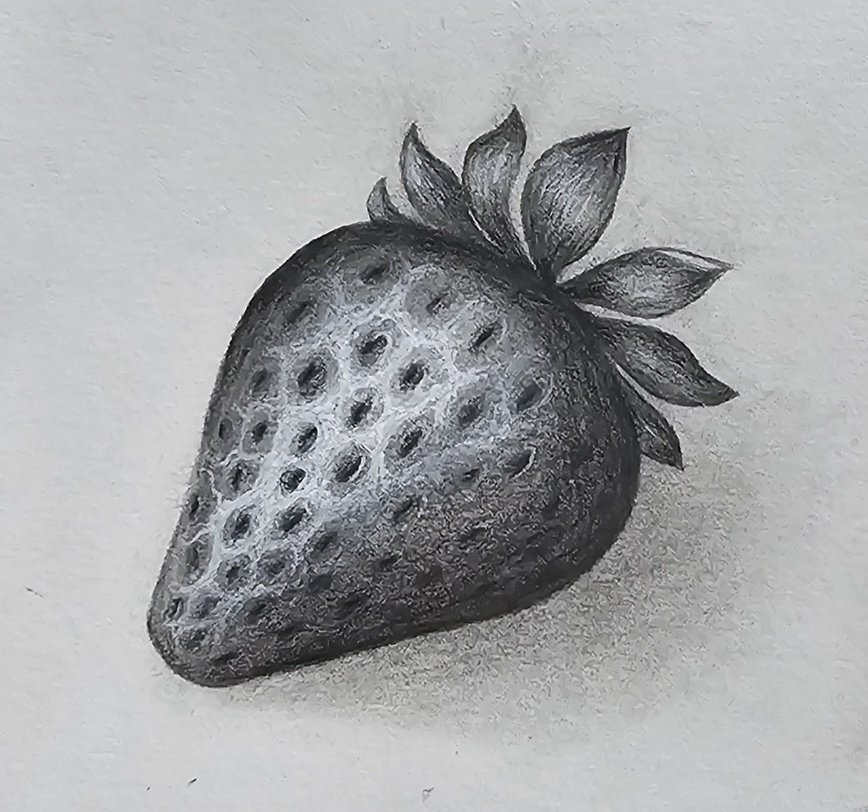
#> input picture atividade/atividade-1/input/morango.jpg, 868 x 812 px, shrunk from 1379 x 1290 before the run, found by its file name
$ jupyter execute atividade-1-quantizacao.ipynb
#> lines starting #> are read from the running program, lines starting #| are printed output that depends on the picture; after the words box and inside, x2 and y2 are one past the last pixel; in counts of white or black regions, pixels touching at a corner belong together
[cell 1]
import os
import requests
import numpy as np
import matplotlib.pyplot as plt

from io import BytesIO
from PIL import Image

[cell 2]
# URL da imagem armazenada na pasta input do repositório
url_imagem = (
    "https://raw.githubusercontent.com/"
    "lianeheidemann/atividades-processamento-de-imagens/"
    "main/atividade/atividade-1/input/morango.jpg"
)

# Baixar a imagem do GitHub
resposta = requests.get(url_imagem)
resposta.raise_for_status()

# Abrir a imagem e converter para tons de cinza
img = np.array(
    Image.open(BytesIO(resposta.content)).convert("L")
)

# Criar uma pasta para salvar os resultados no Colab
pasta_saida = "/content/output"
os.makedirs(pasta_saida, exist_ok=True)

print("Imagem carregada corretamente.")

[cell 3]
#Função de quantização

def quantizar(im, bits):
    niveis = 2 ** bits
    passo = 256 / niveis

    # Quantizar as intensidades
    q = np.floor(im / passo) * passo

    # Reescalar para o intervalo de 0 a 255
    q = q * (255 / (256 - passo))

    return q.astype(np.uint8)

[cell 4]
# Montar a figura

bits_list = [1, 2, 4, 8]

fig, axes = plt.subplots(1, 5, figsize=(20, 5))

axes[0].imshow(img, cmap="gray", vmin=0, vmax=255)
axes[0].set_title("Original (cinza)")
axes[0].axis("off")

for ax, bits in zip(axes[1:], bits_list):
    imagem_quantizada = quantizar(img, bits)

    ax.imshow(
        imagem_quantizada,
        cmap="gray",
        vmin=0,
        vmax=255
    )

    ax.set_title(
        f'{bits} bit{"s" if bits > 1 else ""} '
        f'({2 ** bits} níveis)'
    )
    ax.axis("off")
#> this loop made 4 passes
#> pass 1, in quantizar, `q = np.floor(im / passo) * passo`:
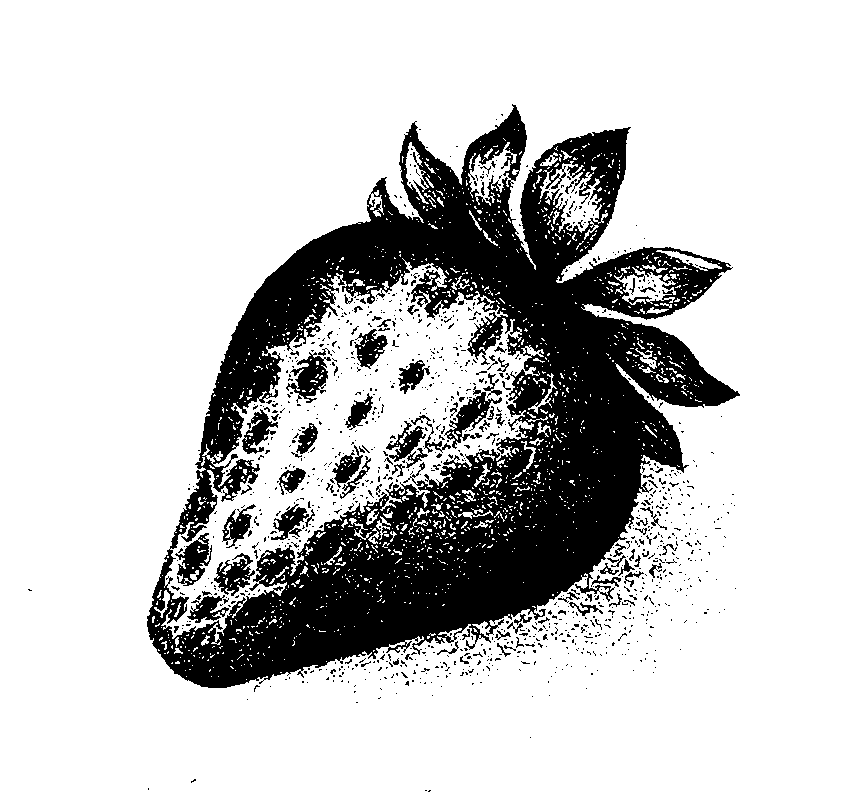
#> q: shape (812, 868) float64; values 0 (black) and 128 (white), 79.1% white; 1115 black regions (1025 under 20 px), largest, box (x1, y1, x2, y2) and area: (147, 104, 740, 688) 129820, (286, 352, 331, 403) 1028, (444, 386, 502, 449) 1008
#> pass 2, in quantizar (call 2), `q = np.floor(im / passo) * passo`:
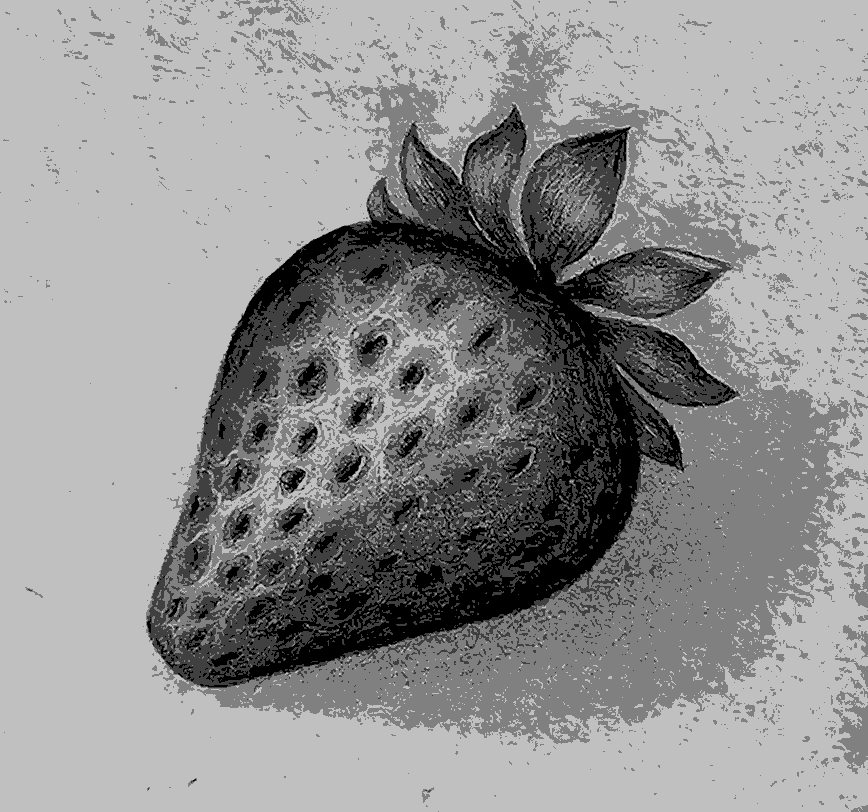
#> q: shape (812, 868) float64; min 0, max 192, mean 144.9

plt.tight_layout()

# Salvar a figura no ambiente do Colab
fig.savefig(
    os.path.join(pasta_saida, "quantizacao.png"),
    dpi=150,
    bbox_inches="tight"
)
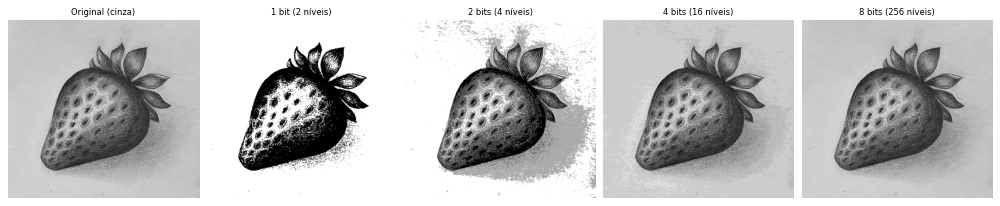
#> figure drawn by matplotlib, 5 panels

plt.show()

$ run again, with atividade/atividade-1/input/olho.jpg copied over atividade/atividade-1/input/morango.jpg
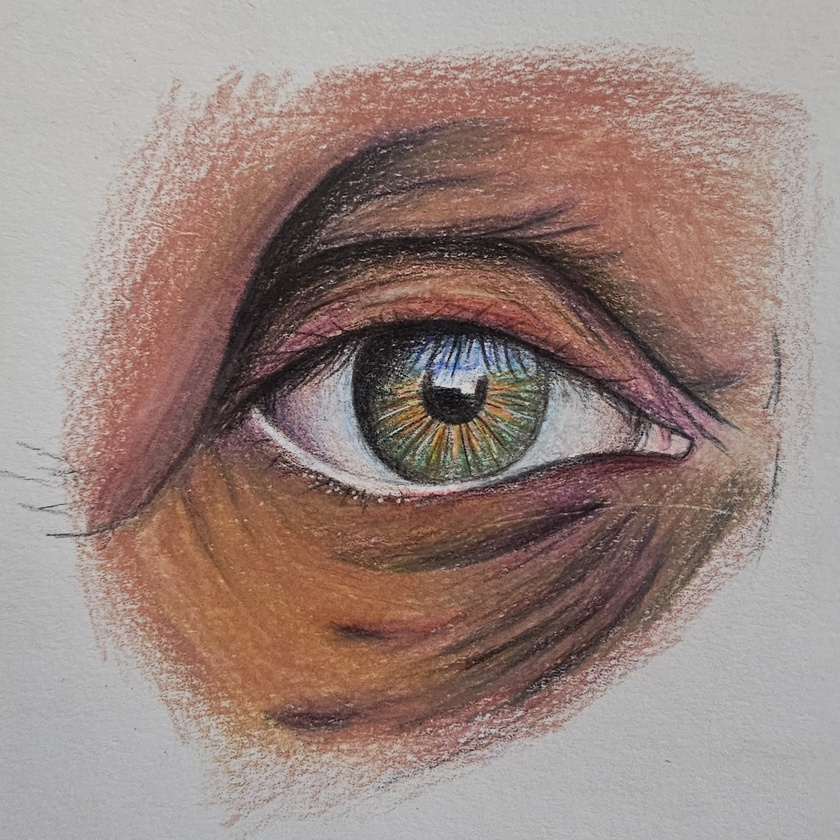
#> input picture atividade/atividade-1/input/olho.jpg, 840 x 840 px, shrunk from 1868 x 1870 before the run, found by its file name
#> the loop `for ax, bits in zip(axes[1:], bits_list):` made 4 passes
#> pass 1, in quantizar, `q = np.floor(im / passo) * passo`:
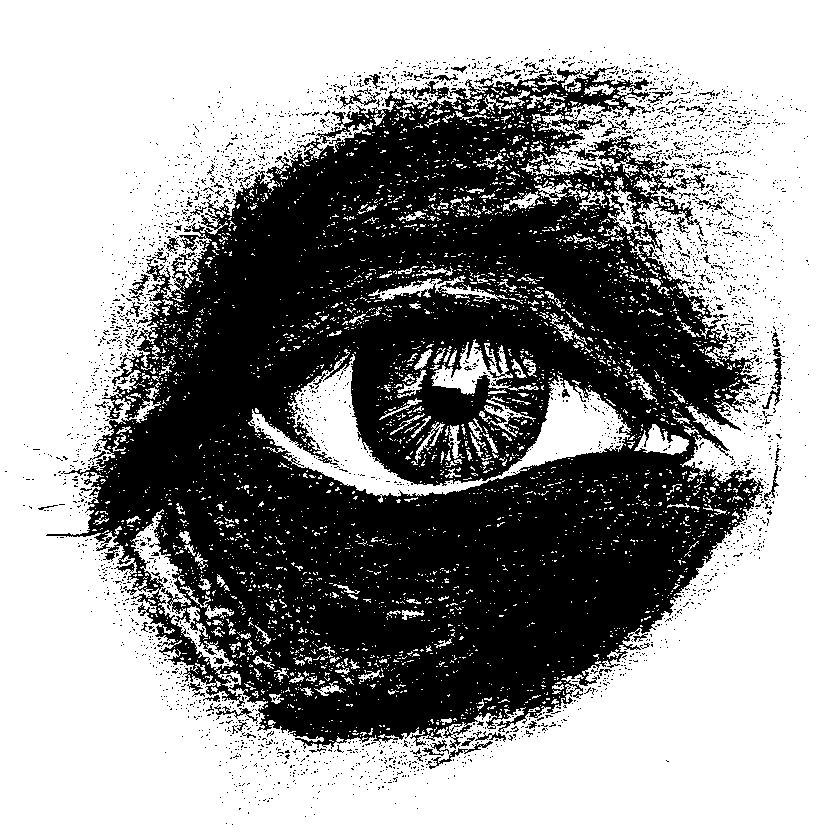
#> q: shape (840, 840) float64; values 0 (black) and 128 (white), 60.2% white; 3254 black regions (3156 under 20 px), largest, box (x1, y1, x2, y2) and area: (46, 66, 764, 749) 267328, (762, 348, 785, 409) 315, (426, 741, 493, 769) 242
#> pass 2, in quantizar (call 2), `q = np.floor(im / passo) * passo`:
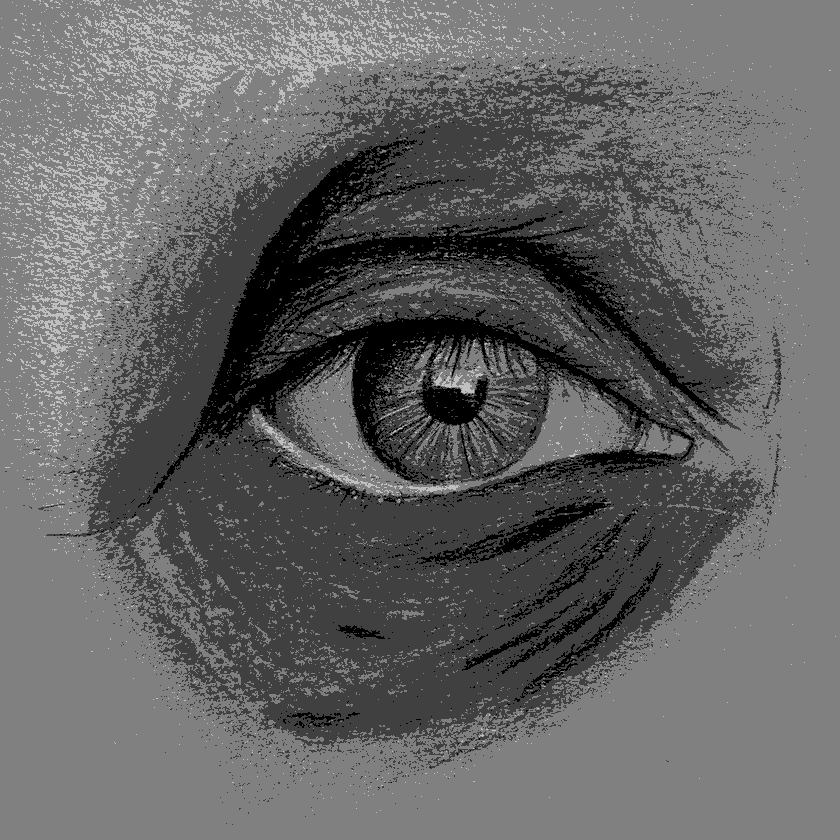
#> q: shape (840, 840) float64; min 0, max 192, mean 100.3
